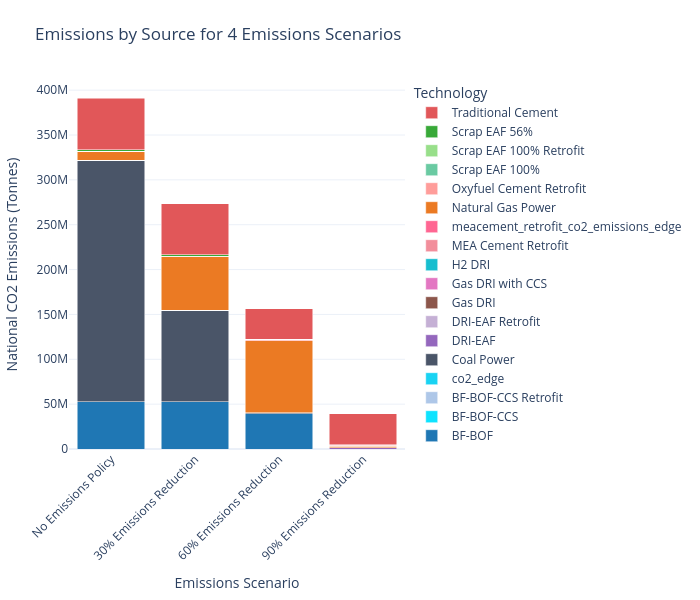

Notebook source saved alongside this figure:
### Code cell
plot_stacked_bar(
    df = co2_all_china_by_tech.T,
    scenario_map=scenario_map,
    name_map=tech_name_map,
    color_map=custom_color_map,
    title_name="Emissions by Source for 4 Emissions Scenarios",
    xaxis_name="Emissions Scenario",
    yaxis_name="National CO2 Emissions (Tonnes)",
    width=700)

### Figure 1 — Plotly figure (JSON) as saved in the notebook; plotly's stock layout.template omitted (floating-point values rounded to 4 significant figures)
{"data": [{"hovertemplate": "Technology=BF-BOF<br>Emissions Scenario=%{x}<br>National CO2 Emissions (Tonnes)=%{y}<extra></extra>", "legendgroup": "BF-BOF", "marker": {"color": "#1f77b4", "pattern": {"shape": ""}}, "name": "BF-BOF", "orientation": "v", "showlegend": true, "textposition": "auto", "type": "bar", "x": ["No Emissions Policy", "30% Emissions Reduction", "60% Emissions Reduction", "90% Emissions Reduction"], "xaxis": "x", "y": [52520000.0, 52520000.0, 39490000.0, 2.23], "yaxis": "y"}, {"hovertemplate": "Technology=BF-BOF-CCS<br>Emissions Scenario=%{x}<br>National CO2 Emissions (Tonnes)=%{y}<extra></extra>", "legendgroup": "BF-BOF-CCS", "marker": {"color": "#0ee3ff", "pattern": {"shape": ""}}, "name": "BF-BOF-CCS", "orientation": "v", "showlegend": true, "textposition": "auto", "type": "bar", "x": ["No Emissions Policy", "30% Emissions Reduction", "60% Emissions Reduction", "90% Emissions Reduction"], "xaxis": "x", "y": [9.981e-25, 0.04461, 1.959, 0.0401], "yaxis": "y"}, {"hovertemplate": "Technology=BF-BOF-CCS Retrofit<br>Emissions Scenario=%{x}<br>National CO2 Emissions (Tonnes)=%{y}<extra></extra>", "legendgroup": "BF-BOF-CCS Retrofit", "marker": {"color": "#aec7e8", "pattern": {"shape": ""}}, "name": "BF-BOF-CCS Retrofit", "orientation": "v", "showlegend": true, "textposition": "auto", "type": "bar", "x": ["No Emissions Policy", "30% Emissions Reduction", "60% Emissions Reduction", "90% Emissions Reduction"], "xaxis": "x", "y": [2.909e-24, 0.1161, 3.964, 0.04245], "yaxis": "y"}, {"hovertemplate": "Technology=co2_edge<br>Emissions Scenario=%{x}<br>National CO2 Emissions (Tonnes)=%{y}<extra></extra>", "legendgroup": "co2_edge", "marker": {"color": "#19d3f3", "pattern": {"shape": ""}}, "name": "co2_edge", "orientation": "v", "showlegend": true, "textposition": "auto", "type": "bar", "x": ["No Emissions Policy", "30% Emissions Reduction", "60% Emissions Reduction", "90% Emissions Reduction"], "xaxis": "x", "y": [2.043e-21, 273.4, 294.9, 542.7], "yaxis": "y"}, {"hovertemplate": "Technology=Coal Power<br>Emissions Scenario=%{x}<br>National CO2 Emissions (Tonnes)=%{y}<extra></extra>", "legendgroup": "Coal Power", "marker": {"color": "#4a5568", "pattern": {"shape": ""}}, "name": "Coal Power", "orientation": "v", "showlegend": true, "textposition": "auto", "type": "bar", "x": ["No Emissions Policy", "30% Emissions Reduction", "60% Emissions Reduction", "90% Emissions Reduction"], "xaxis": "x", "y": [269300000.0, 102100000.0, 649400.0, 1639.0], "yaxis": "y"}, {"hovertemplate": "Technology=DRI-EAF<br>Emissions Scenario=%{x}<br>National CO2 Emissions (Tonnes)=%{y}<extra></extra>", "legendgroup": "DRI-EAF", "marker": {"color": "#9467bd", "pattern": {"shape": ""}}, "name": "DRI-EAF", "orientation": "v", "showlegend": true, "textposition": "auto", "type": "bar", "x": ["No Emissions Policy", "30% Emissions Reduction", "60% Emissions Reduction", "90% Emissions Reduction"], "xaxis": "x", "y": [9.645e-24, 1.539, 102000.0, 1206000.0], "yaxis": "y"}, {"hovertemplate": "Technology=DRI-EAF Retrofit<br>Emissions Scenario=%{x}<br>National CO2 Emissions (Tonnes)=%{y}<extra></extra>", "legendgroup": "DRI-EAF Retrofit", "marker": {"color": "#c5b0d5", "pattern": {"shape": ""}}, "name": "DRI-EAF Retrofit", "orientation": "v", "showlegend": true, "textposition": "auto", "type": "bar", "x": ["No Emissions Policy", "30% Emissions Reduction", "60% Emissions Reduction", "90% Emissions Reduction"], "xaxis": "x", "y": [7.464e-25, 0.2162, 311700.0, 311700.0], "yaxis": "y"}, {"hovertemplate": "Technology=Gas DRI<br>Emissions Scenario=%{x}<br>National CO2 Emissions (Tonnes)=%{y}<extra></extra>", "legendgroup": "Gas DRI", "marker": {"color": "#8c564b", "pattern": {"shape": ""}}, "name": "Gas DRI", "orientation": "v", "showlegend": true, "textposition": "auto", "type": "bar", "x": ["No Emissions Policy", "30% Emissions Reduction", "60% Emissions Reduction", "90% Emissions Reduction"], "xaxis": "x", "y": [1.188e-22, 3.492, 3.07, 1.602], "yaxis": "y"}, {"hovertemplate": "Technology=Gas DRI with CCS<br>Emissions Scenario=%{x}<br>National CO2 Emissions (Tonnes)=%{y}<extra></extra>", "legendgroup": "Gas DRI with CCS", "marker": {"color": "#e377c2", "pattern": {"shape": ""}}, "name": "Gas DRI with CCS", "orientation": "v", "showlegend": true, "textposition": "auto", "type": "bar", "x": ["No Emissions Policy", "30% Emissions Reduction", "60% Emissions Reduction", "90% Emissions Reduction"], "xaxis": "x", "y": [1.053e-24, 0.03766, 29.95, 0.05637], "yaxis": "y"}, {"hovertemplate": "Technology=H2 DRI<br>Emissions Scenario=%{x}<br>National CO2 Emissions (Tonnes)=%{y}<extra></extra>", "legendgroup": "H2 DRI", "marker": {"color": "#17becf", "pattern": {"shape": ""}}, "name": "H2 DRI", "orientation": "v", "showlegend": true, "textposition": "auto", "type": "bar", "x": ["No Emissions Policy", "30% Emissions Reduction", "60% Emissions Reduction", "90% Emissions Reduction"], "xaxis": "x", "y": [0.0, 0.0, 0.0, 0.0], "yaxis": "y"}, {"hovertemplate": "Technology=MEA Cement Retrofit<br>Emissions Scenario=%{x}<br>National CO2 Emissions (Tonnes)=%{y}<extra></extra>", "legendgroup": "MEA Cement Retrofit", "marker": {"color": "#f28e9b", "pattern": {"shape": ""}}, "name": "MEA Cement Retrofit", "orientation": "v", "showlegend": true, "textposition": "auto", "type": "bar", "x": ["No Emissions Policy", "30% Emissions Reduction", "60% Emissions Reduction", "90% Emissions Reduction"], "xaxis": "x", "y": [0.0, 0.0, 0.0, 0.0], "yaxis": "y"}, {"hovertemplate": "Technology=meacement_retrofit_co2_emissions_edge<br>Emissions Scenario=%{x}<br>National CO2 Emissions (Tonnes)=%{y}<extra></extra>", "legendgroup": "meacement_retrofit_co2_emissions_edge", "marker": {"color": "#FF6692", "pattern": {"shape": ""}}, "name": "meacement_retrofit_co2_emissions_edge", "orientation": "v", "showlegend": true, "textposition": "auto", "type": "bar", "x": ["No Emissions Policy", "30% Emissions Reduction", "60% Emissions Reduction", "90% Emissions Reduction"], "xaxis": "x", "y": [5.041e-23, 14.98, 9.28, 0.1355], "yaxis": "y"}, {"hovertemplate": "Technology=Natural Gas Power<br>Emissions Scenario=%{x}<br>National CO2 Emissions (Tonnes)=%{y}<extra></extra>", "legendgroup": "Natural Gas Power", "marker": {"color": "#eb7a23", "pattern": {"shape": ""}}, "name": "Natural Gas Power", "orientation": "v", "showlegend": true, "textposition": "auto", "type": "bar", "x": ["No Emissions Policy", "30% Emissions Reduction", "60% Emissions Reduction", "90% Emissions Reduction"], "xaxis": "x", "y": [9994000.0, 59980000.0, 80110000.0, 1725000.0], "yaxis": "y"}, {"hovertemplate": "Technology=Oxyfuel Cement Retrofit<br>Emissions Scenario=%{x}<br>National CO2 Emissions (Tonnes)=%{y}<extra></extra>", "legendgroup": "Oxyfuel Cement Retrofit", "marker": {"color": "#ff9d9a", "pattern": {"shape": ""}}, "name": "Oxyfuel Cement Retrofit", "orientation": "v", "showlegend": true, "textposition": "auto", "type": "bar", "x": ["No Emissions Policy", "30% Emissions Reduction", "60% Emissions Reduction", "90% Emissions Reduction"], "xaxis": "x", "y": [5.132e-24, 3.176, 1140000.0, 1140000.0], "yaxis": "y"}, {"hovertemplate": "Technology=Scrap EAF 100%<br>Emissions Scenario=%{x}<br>National CO2 Emissions (Tonnes)=%{y}<extra></extra>", "legendgroup": "Scrap EAF 100%", "marker": {"color": "#6acaa2", "pattern": {"shape": ""}}, "name": "Scrap EAF 100%", "orientation": "v", "showlegend": true, "textposition": "auto", "type": "bar", "x": ["No Emissions Policy", "30% Emissions Reduction", "60% Emissions Reduction", "90% Emissions Reduction"], "xaxis": "x", "y": [2.125e-24, 0.4779, 340100.0, 534000.0], "yaxis": "y"}, {"hovertemplate": "Technology=Scrap EAF 100% Retrofit<br>Emissions Scenario=%{x}<br>National CO2 Emissions (Tonnes)=%{y}<extra></extra>", "legendgroup": "Scrap EAF 100% Retrofit", "marker": {"color": "#98df8a", "pattern": {"shape": ""}}, "name": "Scrap EAF 100% Retrofit", "orientation": "v", "showlegend": true, "textposition": "auto", "type": "bar", "x": ["No Emissions Policy", "30% Emissions Reduction", "60% Emissions Reduction", "90% Emissions Reduction"], "xaxis": "x", "y": [191200.0, 191200.0, 0.3983, 2.491], "yaxis": "y"}, {"hovertemplate": "Technology=Scrap EAF 56%<br>Emissions Scenario=%{x}<br>National CO2 Emissions (Tonnes)=%{y}<extra></extra>", "legendgroup": "Scrap EAF 56%", "marker": {"color": "#38a938", "pattern": {"shape": ""}}, "name": "Scrap EAF 56%", "orientation": "v", "showlegend": true, "textposition": "auto", "type": "bar", "x": ["No Emissions Policy", "30% Emissions Reduction", "60% Emissions Reduction", "90% Emissions Reduction"], "xaxis": "x", "y": [1830000.0, 1830000.0, 9.215, 2.807], "yaxis": "y"}, {"hovertemplate": "Technology=Traditional Cement<br>Emissions Scenario=%{x}<br>National CO2 Emissions (Tonnes)=%{y}<extra></extra>", "legendgroup": "Traditional Cement", "marker": {"color": "#e15759", "pattern": {"shape": ""}}, "name": "Traditional Cement", "orientation": "v", "showlegend": true, "textposition": "auto", "type": "bar", "x": ["No Emissions Policy", "30% Emissions Reduction", "60% Emissions Reduction", "90% Emissions Reduction"], "xaxis": "x", "y": [56950000.0, 56950000.0, 34160000.0, 34160000.0], "yaxis": "y"}], "layout": {"barmode": "stack", "height": 600, "legend": {"title": {"text": "Technology"}, "tracegroupgap": 0, "traceorder": "reversed"}, "margin": {"b": 80, "l": 60, "r": 60, "t": 80}, "title": {"text": "Emissions by Source for 4 Emissions Scenarios"}, "width": 700, "xaxis": {"anchor": "y", "domain": [0, 1], "tickangle": -45, "title": {"text": "Emissions Scenario"}}, "yaxis": {"anchor": "x", "domain": [0, 1], "title": {"text": "National CO2 Emissions (Tonnes)"}}}}
